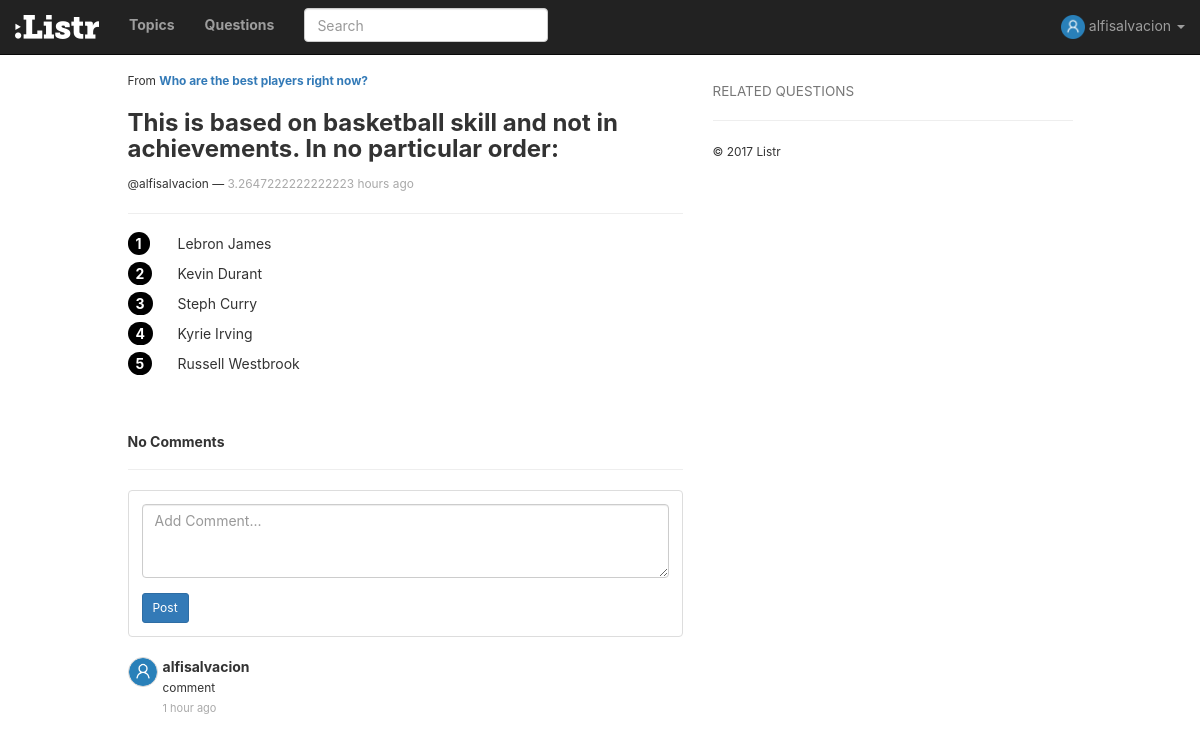
The app's page /answer/24/ (signed in) with its own data.
### questions/models.py (models this page shows, shortened)
class Answer(models.Model):
	description = models.CharField(max_length = 100, default = "Description")
	question = models.ForeignKey(Question, on_delete = models.CASCADE)
	respondent = models.ForeignKey(User, on_delete = models.CASCADE)
	answer_date = models.DateTimeField(auto_now_add=True)
	upvotes = models.IntegerField(default = 0)
	downvotes = models.IntegerField(default = 0)
	def __unicode__(self):
		return self.description
	class Meta:
		ordering = ['-answer_date']

class Question(models.Model):
	question = models.CharField(max_length = 30)
	details = models.CharField(max_length = 100, default = "")
	questioner = models.ForeignKey(User, on_delete = models.CASCADE)
	question_date = models.DateTimeField(auto_now_add=True)
	upvotes = models.IntegerField(default = 0)
	downvotes = models.IntegerField(default = 0)
	topic = models.ForeignKey(Topic, blank = True, null = True, on_delete = models.CASCADE)
	def __unicode__(self):
		return self.question
	class Meta:
		ordering = ['-question_date']

class Instruction(models.Model):
	instruction = models.CharField(max_length = 100)
	answer = models.ForeignKey(Answer, on_delete = models.CASCADE)
	number = models.IntegerField(default = 1)
	image = models.FileField(blank=True)
	def __unicode__(self):
		return self.instruction
	class Meta:
		ordering = ['number']

class Comment(models.Model):
	comment = models.CharField(max_length = 50)
	answer = models.ForeignKey(Answer, on_delete = models.CASCADE)
	commenter = models.ForeignKey(User, on_delete = models.CASCADE)
	comment_date = models.DateTimeField(auto_now_add=True)
	likes = models.IntegerField(default = 0)
	class Meta:
		ordering = ['-comment_date']

### questions/views.py (the view)
# urls.py: url(r'^answer/(?P<answer_id>[0-9]+)/$', views.answer_detail, name='answer_detail'),
def answer_detail(request, answer_id):
	if not request.user.is_authenticated:
		return redirect('/')
	answer = Answer.objects.get(id = answer_id)
	instructions = Instruction.objects.filter(answer = answer)
	comment_date = []
	date_relative = prettydate(answer.answer_date)
	comments = Comment.objects.filter(answer = answer)
	for item in comments:
		if isinstance(item.comment_date, datetime):
			tmp = prettydate(item.comment_date)
		else:
			tmp = "No date specified"
		comment_date.append(tmp)
	zipped_data = zip(comments, comment_date)
	context = {
		'answer': answer,
		'instructions': instructions,
		'date': date_relative,
		'comments': zipped_data
	}
	return render(request, 'answer_select.html', context)

### questions/views.py (called while the page is built)
def prettydate(d):
	utc = UTC()
	diff = datetime.now(utc) - d
	s = diff.seconds
	if diff.days > 7 or diff.days < 0:
		return d.strftime('%b %d, %y')
	elif diff.days == 1:
		return '1 day ago'
	elif diff.days > 1:
		return '{} days ago'.format(diff.days)
	elif s <= 1:
		return 'just now'
	elif s < 60:
		return '{} seconds ago'.format(s)
	elif s < 120:
		return '1 minute ago'
	elif s < 3600:
		return '{} minutes ago'.format(s/60)
	elif s < 7200:
		return '1 hour ago'
	else:
		return '{} hours ago'.format(s/3600)

	def utcoffset(self, dt):
		return ZERO

	def dst(self, dt):
		return ZERO

### questions/templates/answer_select.html (shortened to what this page needs)
{% extends "base.html" %}
{% load static %}
{% block styles %}
  <link rel="stylesheet" href="{% static 'questions/css/steps.css' %}">
{% endblock %}
{% block content %}
  <small>From <b><a href="/questions/{{answer.question.id}}">{{answer.question}}</a></b></small>
  <h3 style="font-weight:bold; word-wrap: break-word;">{{answer}}</h2>
  <small>@{{answer.respondent.username}} — <span style="color:darkgray">{{date}}</span></small>
  <hr>
  <ol class="instructions">
    {% for step in instructions %}
    <li style="word-wrap: break-word"><span>{{step}}</span></li>
    {% endfor %}
  </ol>
{% endblock %}
{% block comments %}
  {% include "comments.html" %}
{% endblock %}
{% block rightbar %}
  {% include "rightbar/related.html" %}
{% endblock %}

### questions/templates/navbar.html (shortened to what this page needs)
{% load static %}
<nav class="navbar navbar-inverse navbar-fixed-top listr-navbar">
  <div class="container-fluid">
    <div class="navbar-header">
      <a class="navbar-brand" href="/questions"><img src="{% static 'questions/assets/logo-small.png' %}" alt="Listr"></a>
    </div>
    <div class="collapse navbar-collapse" id="bs-example-navbar-collapse-1">
      <ul class="nav navbar-nav">
        <li><a href="/topics" style="font-weight:bold">Topics</a></li>
        <li><a href="/questions" style="font-weight:bold">Questions</a></li>
      </ul>
      <form class="navbar-form navbar-left">
        <div class="form-group">
          <input type="text" class="form-control search-box" placeholder="Search">
        </div>
      </form>
      <ul class="nav navbar-nav navbar-right">
        <li class="dropdown">
          <a href="#" class="dropdown-toggle" data-toggle="dropdown" role="button" aria-haspopup="true" aria-expanded="false">
            <img src="{% static 'questions/assets/default-user-avatar.png' %}" alt="" width="24px"> {{user}} <span class="caret"></span>
          </a>
        </li>
      </ul>
    </div>
  </div>
</nav>

### questions/templates/comments.html (shortened to what this page needs)
{% load static %}
<br><br>
<h5 style="font-weight:bold">No Comments</h5>
<hr>
<div class="thumbnail">
  <div class="caption">
    <form class="" action="{% url 'addcomment' answer_id=answer.pk%}" method="POST">
      <div class="form-group">
        <textarea id="commentarea" class="form-control" rows="3" name="comment" maxlength="500" placeholder="Add Comment..."></textarea>
      </div>
      <button type="submit" class="btn btn-primary btn-sm">Post</button>
    </form>
  </div>
</div>
<div class="actionBox">
  <ul class="commentList">
    {% for comment, comment_date in comments %}
    <li>
      <div class="commenterImage">
        <img class="center-cropped" src="{% static 'questions/assets/default-user-avatar.png' %}" width="30px" height="30px">
      </div>
      <div class="commentText">
        <p style="font-weight:bold"> {{comment.commenter}} </p>
        <small class="more"> {{comment.comment}} </small><br>
        <span class="date sub-text"> {{comment_date}} </span>
      </div>
    </li>
    {% endfor %}
  </ul>
</div>

### questions/static/questions/css/app.css (style rules this page uses)
body { font-family: -apple-system, BlinkMacSystemFont, "Segoe UI", Helvetica, Arial, sans-serif, "Apple Color Emoji", "Segoe UI Emoji", "Segoe UI Symbol"; padding-top: 70px; }
.commentList { padding: 0; list-style: none; }
.commentList li { margin: 0; margin-top: 10px; }
.commentList li>div { display: table-cell; }
.commenterImage { width: 30px; margin-right: 5px; height: 100%; float: left; }
.commenterImage img { width: 100%; border-radius: 50%; }
.commentText p { margin: 0; }
.sub-text { color: #aaa; font-size: 11px; }
.center-cropped { object-fit: scale-down; object-position: center; border-radius: 500px; border: 0.5px solid lightgray; }

### questions/static/questions/css/steps.css (style rules this page uses)
.instructions { margin: 0; padding: 0; list-style-type: none; list-style-position: inside; }
.instructions li { counter-increment: step-counter; margin-bottom: 10px; position: relative; }
.instructions li span { position: absolute; left: 50px; }
.instructions li::before { content: counter(step-counter); margin-right: 5px; font-size: 1em; font-weight: bold; padding: 3px 8px;; color: white; background: black; border-radius: 100px; }

### records on screen
Answer: question "Who are the best players right now?", description "This is based on basketball skill and not in achievements. In no particular order:", respondent.username "alfisalvacion"
Instruction: instruction "Lebron James"
Instruction: instruction "Kevin Durant"
Instruction: instruction "Steph Curry"
Instruction: instruction "Kyrie Irving"
Instruction: instruction "Russell Westbrook"
Comment: commenter "alfisalvacion", comment "comment", comment_date "1 hour ago"

### other values on screen
{{ user }} "alfisalvacion"
{{ date }} "3.2647222222222223 hours ago"
